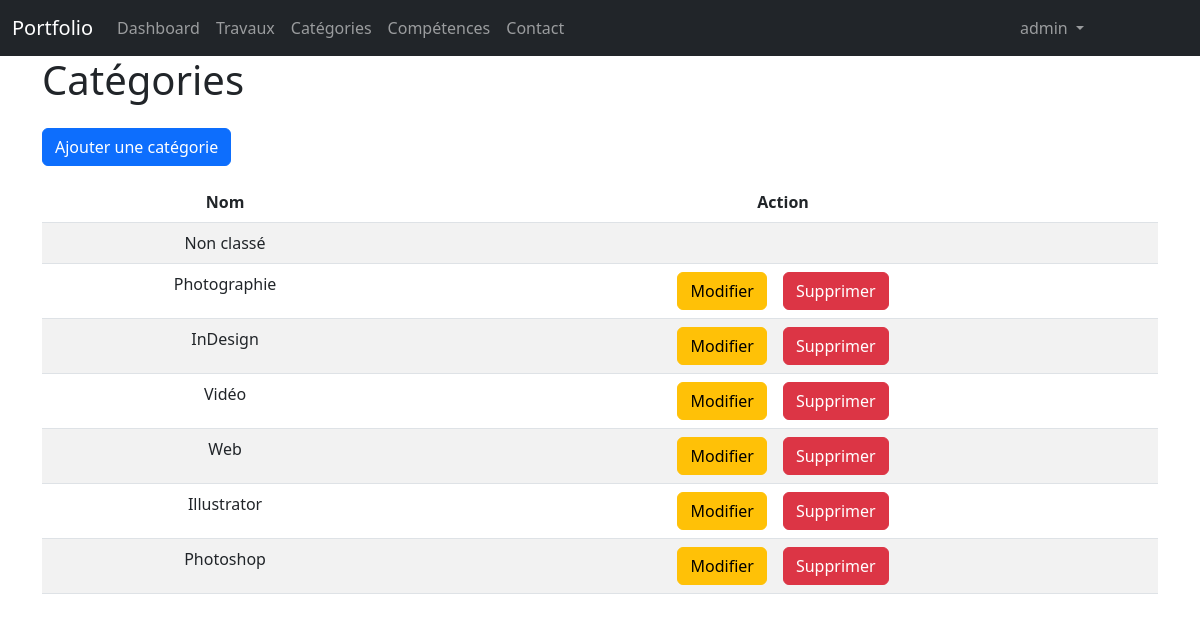
Page /admin/categories.php (signed in) on the committed database.
### tables this page shows
CREATE TABLE IF NOT EXISTS `categories` (
  `id` int(11) NOT NULL AUTO_INCREMENT,
  `nom` varchar(255) NOT NULL,
  PRIMARY KEY (`id`)
);

### admin/categories.php (the view, shortened to what this page needs)
<?php
    require "../connexion.php";
    $limit=10;
?>
<!DOCTYPE html>
<html lang="en">
<head>
    <link rel="stylesheet" href="../bootstrap/css/bootstrap.min.css">
</head>
<body>
    <?php
        include("partials/header.php");
    ?>
    <div class="container">
        <h1>Catégories</h1>
        <a href="addCategorie.php" class="btn btn-primary my-3">Ajouter une catégorie</a>
        <?php
            if(isset($_GET['page']))
            {
                $pg = $_GET['page'];
            }else{
                $pg = 1;
            }
            $offset=($pg-1)*$limit;
        ?>
        <table class="table table-striped">
            <thead>
                <tr>
                    <th class='text-center'>Nom</th>
                    <th class='text-center'>Action</th>
                </tr>
            </thead>
            <tbody>
                <?php
                    $req = $bdd->prepare("SELECT * FROM categories LIMIT :offset, :mylimit");
                    $req->bindParam(':offset',$offset, PDO::PARAM_INT);
                    $req->bindParam(":mylimit", $limit, PDO::PARAM_INT);
                    $req->execute();                    while($don = $req->fetch())
                    {
                        echo "<tr>";
                            echo "<td class='text-center'>".$don['nom']."</td>";
                            echo "<td class='text-center'>";
                            if($don['id']!=0)
                            {
                                echo "<a href='updateCategorie.php?id=".$don['id']."' class='btn btn-warning mx-2'>Modifier</a>";
                                echo "<a href='categories.php?delete=".$don['id']."' class='btn btn-danger mx-2'>Supprimer</a>";
                            }
                            echo "</td>";
                        echo "</tr>";
                    }
                ?>
            </tbody>
        </table>
    </div>
</body>
</html>

### rows in the picture
categories: nom "Non classé"
categories: nom "Photographie"
categories: nom "InDesign"
categories: nom "Vidéo"
categories: nom "Web"
categories: nom "Illustrator"
categories: nom "Photoshop"

### other values in the picture
$_SESSION['login'] "admin"
